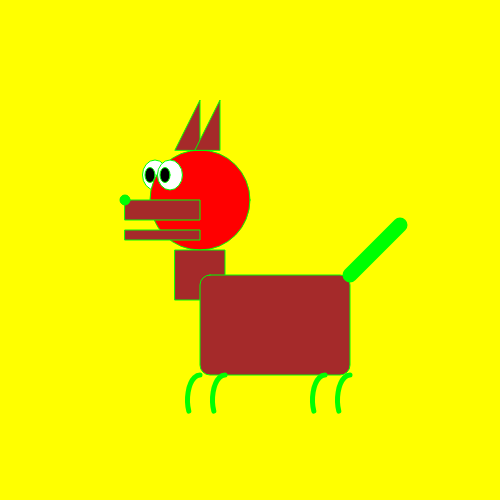
Frame 1 (no input)
Frame 60 (no input): identical to frame 1, image omitted
Frame 120 (the mouse pressed at the canvas centre since frame 60): identical to frame 1, image omitted

The p5.js sketch that drew this single still picture (run headless with seeded random() and noise() and a simulated clock; from frame 60 on, the mouse is pressed at the canvas centre):

// p5.js sketch
// ── sketch.js
//Global Variables
var backgroundColor = "yellow"; //Strings
var mouthX = 125;
var earOffset = 20;
function setup() {
  // put setup code here
  createCanvas(500,500);
  background("black");
  background(255);
  background(0);
  background(255,255,255);
  background(0,0,0);
  background(255,0,0);

  //console.log(backgroundColor);
  console.log("backgroundColor: " + backgroundColor);
  //console.log(mouthX);
  console.log("mouthX: " + mouthX);
}

function draw() {
  // put drawing code here

  console.log("backgroundColor: " + backgroundColor);
  console.log("mouthX: " + mouthX);

  background(255);

  background(backgroundColor);


  strokeWeight(1);
  fill(255,255,255);
  stroke(0,255,0);
  //first eye
  ellipse(155,175,25,30);
  fill(0);
  //first pupil
  ellipse(150,175,10,15);

  fill(255,0,0);
  // head
  ellipse(200,200,100,100);

  fill("brown");
  // mouth
  rect(mouthX,200,75,20);
  rect(mouthX,230,75,10);

  //nose
  ellipse(mouthX,200,10,10);

  strokeWeight(10);
  point(mouthX,200);

  fill(255);
  strokeWeight(1);
  // second eye
  ellipse(170,175,25,30);

  fill(0);
  // second pupil
  ellipse(165,175,10,15);

  fill("brown");
  //neck
  rect(175,250,50,50);

  // body
  rect(200,275,150,100,10);

  //ears
  triangle(175,150,200,100,200,150);
  triangle(175 + earOffset,150,200 + earOffset,100,200 + earOffset,150);

  // tail
  strokeWeight(15);
  line(350,275, 350+50,275-50);

  noFill();
  strokeWeight(5);
  angleMode(DEGREES);
  arc(200,400,25,50,135,270);
  arc(225,400,25,50,135,270);
  arc(325,400,25,50,135,270);
  arc(350,400,25,50,135,270);
}






//end of code
